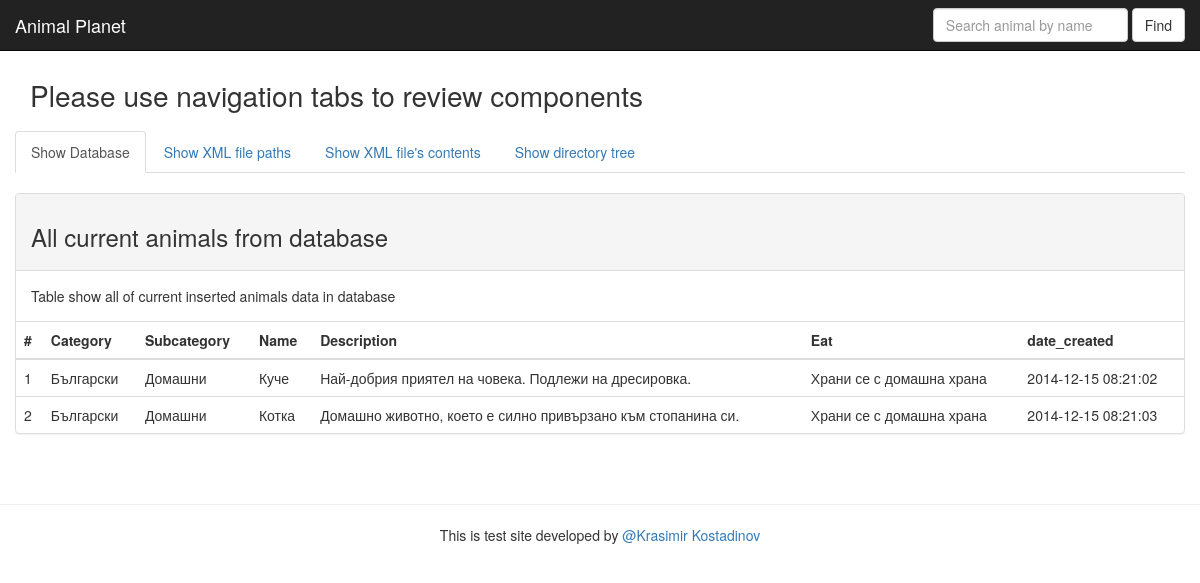
The page / on the database its author committed.
### tables this page shows
CREATE TABLE IF NOT EXISTS `animals` (
  `id` int(11) NOT NULL AUTO_INCREMENT,
  `category` varchar(50) NOT NULL,
  `subcategory` varchar(50) DEFAULT NULL,
  `name` varchar(100) NOT NULL COMMENT 'Animal''s name',
  `description` varchar(500) DEFAULT NULL,
  `eat` varchar(500) DEFAULT NULL COMMENT 'What eat',
  `date_created` TIMESTAMP NOT NULL DEFAULT CURRENT_TIMESTAMP COMMENT 'or last edited',
  PRIMARY KEY (`id`)
);

### models/Database.php (called while the page is built, shortened)
<?php
class Database {
    protected $connection = 'default';
    private $_db = null;
    private $_stmt = null;
    private $params = array();
    protected static $_cnf = array(
        'default' => array(
            'connection_uri' => 'mysql:host=localhost;dbname=xml_parser;port=3306',
            'username' => DB_USER,
            'password' => DB_PASS,
            'settings' => array(
                \PDO::ATTR_ERRMODE => \PDO::ERRMODE_EXCEPTION,
                \PDO::MYSQL_ATTR_INIT_COMMAND => 'SET NAMES \'UTF8\'',
                \PDO::ATTR_PERSISTENT => true
            )
        )
    );
    public function __construct($connection = null) {
        if ($connection instanceof \PDO) {
            $this->_db = $connection;
        }
        else if ($connection !== null) {
            $this->_db = self::getConnection($connection);
            $this->connection = $connection;
        }
        else {
            $this->_db = self::getConnection($this->connection);
        }
    }
    public function getConnection($connection = 'default') {
        $dbh = new \PDO(
                self::$_cnf[$connection]['connection_uri'],
                self::$_cnf[$connection]['username'],
                self::$_cnf[$connection]['password'],
                self::$_cnf[$connection]['settings']
        );
        return $dbh;
    }
    public function prepare($query, $params = array(), $pdoOptions = array()) {
        $this->_stmt = $this->_db->prepare($query, $pdoOptions);
        $this->params = $params;
        return $this;
    }
    public function execute($params = array()) {
        $this->_stmt->execute($this->params);
        return $this;
    }
    public function fetchAllAssoc() {
        return $this->_stmt->fetchAll(\PDO::FETCH_ASSOC);
    }
}

### models/Animal.php (called while the page is built, shortened)
<?php
class Animal {
    public static function getAnimals($params = array(), $return_as_array = false) {
        $db = new \models\Database();
        $sql = $order = $limit = $select_init = ' ';
        $where = ' WHERE 1  ';
        $values = array();
        $query = 'SELECT a.*
                FROM animals AS a ' .
                $sql . $where . $order . $limit . '
            ';
        $db->prepare($query, $values)->execute();
        $rows = $db->fetchAllAssoc();
        if (!$return_as_array) {
            $animals = self::createAnimalsObjects($rows);
            return $animals;
        }
        else {
            return $rows;
        }
    }
}

### views/database-data.php (the view)
<?php
$all_animals = \models\Animal::getAnimals(array(), true);
if (!empty($all_animals)) {
    ?>
    <div class="panel panel-default">
        <div class="panel-heading"><h3>All current animals from database</h3></div>
        <div class="panel-body">
            <p>Table show all of current inserted animals data in database</p>
        </div>
        <table class="table">
            <thead>
                <tr>
                    <th>#</th>
                    <th>Category</th>
                    <th>Subcategory</th>
                    <th>Name</th>
                    <th>Description</th>
                    <th>Eat</th>
                    <th>date_created</th>
                </tr>
            </thead>
            <?php
            foreach ($all_animals as $key => $data) {
                ?>
                <tr>
                    <td><?php echo $all_animals[$key]['id']; ?></td>
                    <td><?php echo $all_animals[$key]['category']; ?></td>
                    <td><?php echo $all_animals[$key]['subcategory']; ?></td>
                    <td><?php echo $all_animals[$key]['name']; ?></td>
                    <td><?php echo $all_animals[$key]['description']; ?></td>
                    <td><?php echo $all_animals[$key]['eat']; ?></td>
                    <td><?php echo $all_animals[$key]['date_created']; ?></td>
                </tr>
                <?php
            }
            ?>
        </table>
    </div>
    <?php
}
else {
    echo '<div class="alert alert-danger">Currently there are not any rows in database</div>';
}
?>

### views/header.php (shortened to what this page needs)
<!DOCTYPE HTML>
<html lang="bg">
    <head>
        <link rel="stylesheet" type="text/css" href="<?php echo HOST_PATH; ?>/public/css/bootstrap.min.css">
        <link rel="stylesheet" type="text/css" href="<?php echo HOST_PATH; ?>/public/css/style.css">
    </head>
    <body>
        <nav role="navigation" class="navbar navbar-inverse navbar-fixed-top">
            <div class="container-fluid">
                <div class="row clearfix">
                    <div class="container">
                        <div class="row clearfix">
                            <div class="navbar-header">
                                <a href="<?php echo HOST_PATH; ?>" class="navbar-brand">Animal Planet</a>
                            </div>
                            <div class="navbar-collapse collapse" id="navbar">
                                <form class="navbar-form navbar-right search-form">
                                    <input type="search" id="search-text" placeholder="Search animal by name" class="form-control">
                                    <button type="submit" id="search-btn" class="btn btn-default">Find</button>
                                </form>
                            </div>
                        </div>
                    </div>
                </div>
            </div>
        </nav>

### index.php (shortened to what this page needs)
<?php
require_once ROOT_PATH . '/views/header.php';
require_once ROOT_PATH . '/models/Database.php';
require_once ROOT_PATH . '/models/Animal.php';
?>
<div class="container-fluid main-container">
    <div class="row clearfix">
        <div class="container">
            <h1>Please use navigation tabs to review components</h1>
            <?php
            require_once ROOT_PATH . '/views/site-layout.php';
            ?>
        </div>
    </div>
</div>
<?php
require_once ROOT_PATH . '/views/footer.php';
?>

### views/site-layout.php (shortened to what this page needs)
<div class="row clearfix" role="tabpanel">
    <ul class="nav nav-tabs animals-tab" role="tablist">
        <li role="presentation" class="active"><a href="#tab-three" id="tab-to-three" aria-controls="tab-one" role="tab" data-toggle="tab" aria-expanded="true">Show Database</a></li>
        <li role="presentation"><a href="#tab-two" id="tab-to-two" aria-controls="tab-one" role="tab" data-toggle="tab">Show XML file paths</a></li>
        <li role="presentation"><a href="#tab-four" id="tab-to-four" aria-controls="tab-four" role="tab" data-toggle="tab">Show XML file's contents</a></li>
        <li role="presentation"><a href="#tab-one" id="tab-to-one" aria-controls="tab-one" role="tab" data-toggle="tab">Show directory tree</a></li>
    </ul>
    <div class="tab-content">
        <div id="tab-three" role="tabpanel" class="tab-pane fade in active" aria-labelledby="tab-to-two">
            <?php
            require_once ROOT_PATH . '/views/database-data.php';
            ?>
        </div>
    </div>
</div>

### views/footer.php (shortened to what this page needs)
<hr />
<div class="container-fluid text-center footer">
    <p>This is test site developed by <a href="http://krasimirkostadinov.com">@Krasimir Kostadinov</a></p>
</div>
</body>
</html>

### public/css/style.css (style rules this page uses)
.navbar-header .navbar-brand { color: #fff; }
.main-container { margin-top: 60px; margin-bottom: 50px; }
.main-container h1 { font-size: 28px; margin: 20px 0; }
a { outline: none; }
.tab-content { margin-top: 20px; }
.panel-default .panel-body { display: table; }
.panel-default .panel-body p { display: table-cell; vertical-align: middle; }

### rows shown on the page
animals: id "1", category "Български", subcategory "Домашни", name "Куче", description "Най-добрия приятел на човека. Подлежи на дресировка.", eat "Храни се с домашна храна", date_created "2014-12-15 08:21:02"
animals: id "2", category "Български", subcategory "Домашни", name "Котка", description "Домашно животно, което е силно привързано към стопанина си.", eat "Храни се с домашна храна", date_created "2014-12-15 08:21:03"
